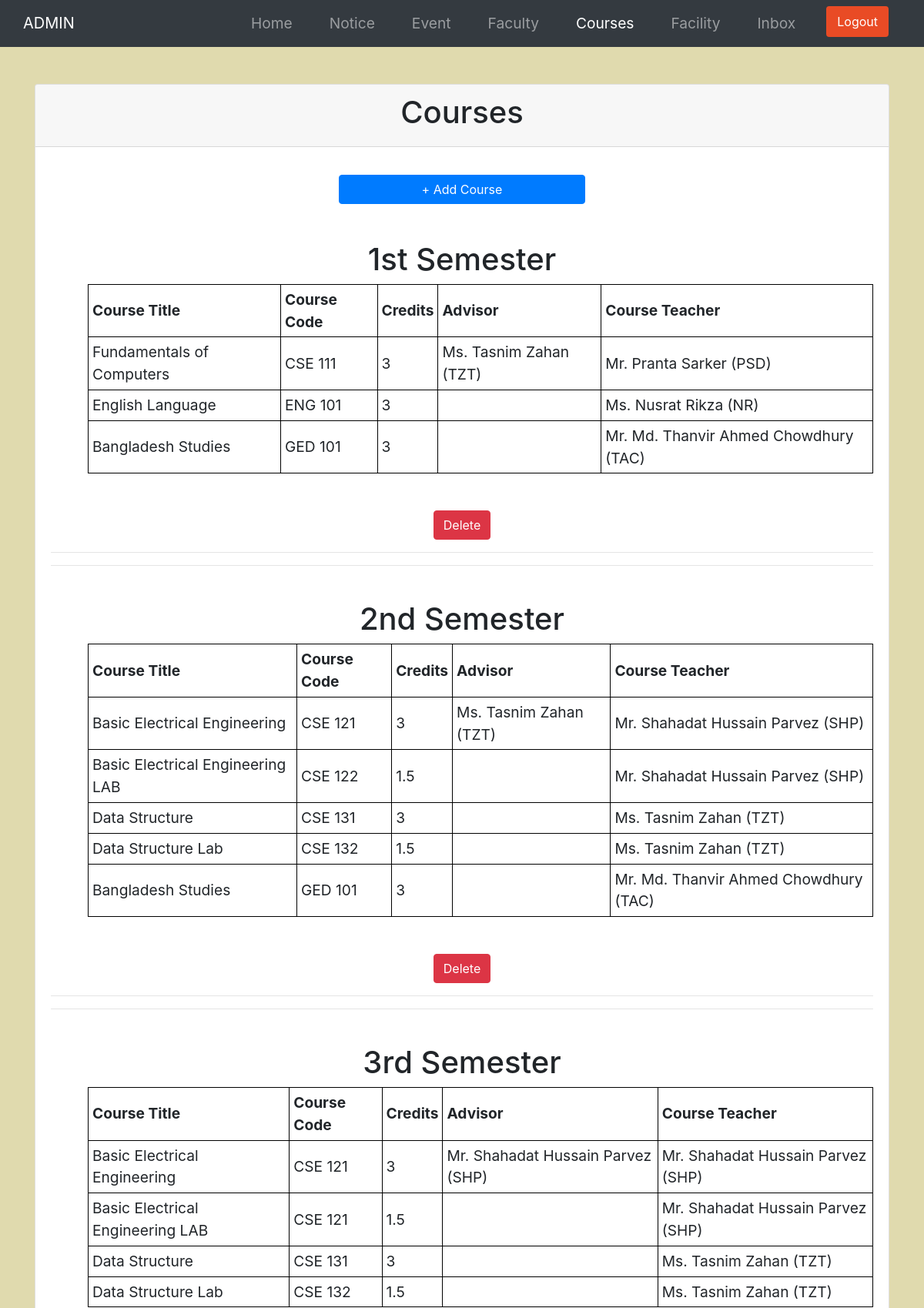
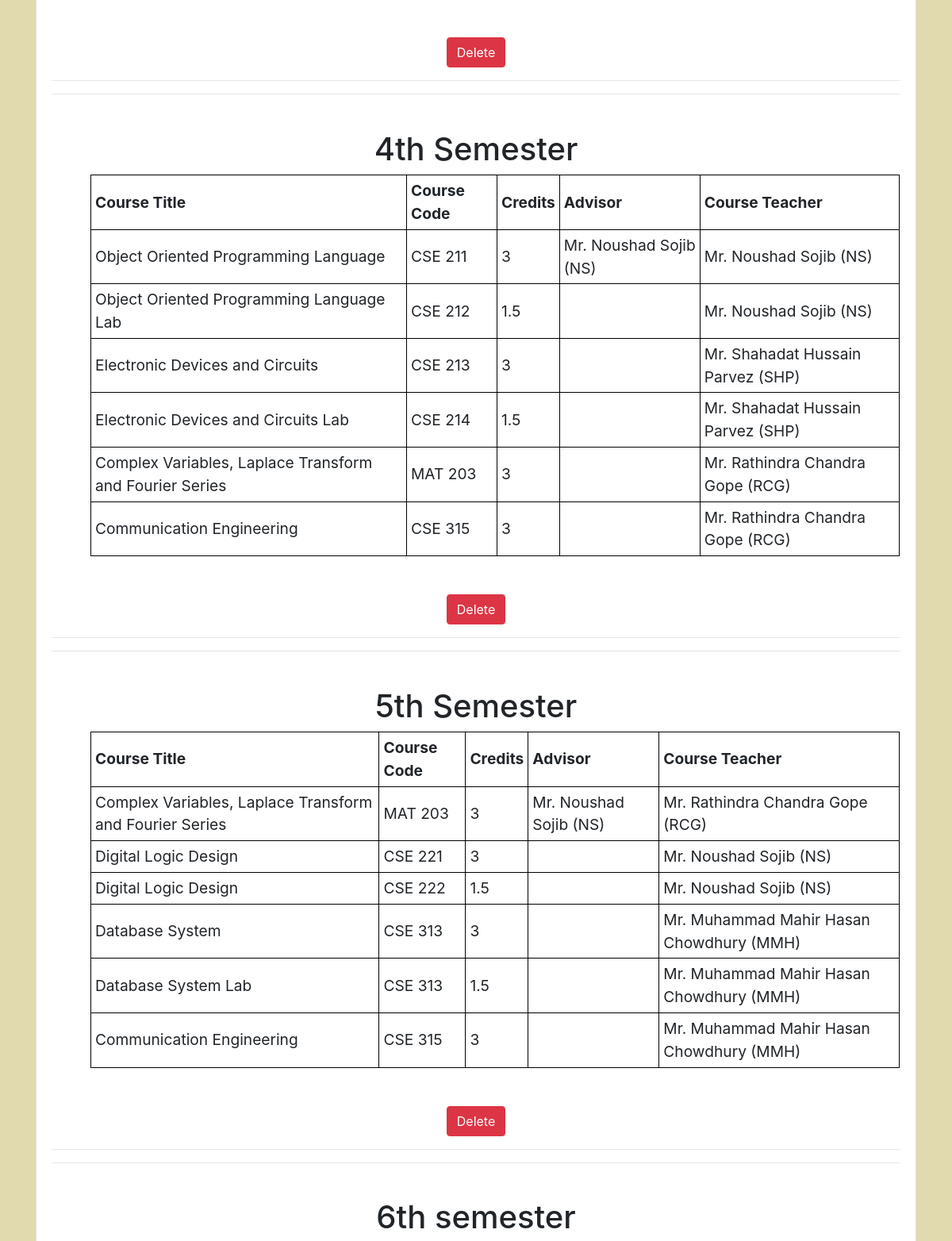
/admin/course.php (signed in, upper part), run on the app's committed database (2 pictures, top to bottom).
### tables this page shows
CREATE TABLE `course` (
  `id` int(11) NOT NULL,
  `name` varchar(255) NOT NULL,
  `course1` varchar(255) NOT NULL,
  `course-code1` varchar(255) NOT NULL,
  `course-title1` varchar(255) NOT NULL,
  `course-credits1` float NOT NULL,
  `course-teacher1` varchar(255) NOT NULL,
  `course-code2` varchar(255) NOT NULL,
  `course-title2` varchar(255) NOT NULL,
  `course-credits2` float NOT NULL,
  `course-teacher2` varchar(255) NOT NULL,
  `course-code3` varchar(255) NOT NULL,
  `course-title3` varchar(255) NOT NULL,
  `course-credits3` float NOT NULL,
  `course-teacher3` varchar(255) NOT NULL,
  `course-code4` varchar(255) NOT NULL,
  `course-title4` varchar(255) NOT NULL,
  `course-credits4` float NOT NULL,
  `course-teacher4` varchar(255) NOT NULL,
  `course-code5` varchar(255) NOT NULL,
  `course-title5` varchar(255) NOT NULL,
  `course-credits5` float NOT NULL,
  `course-teacher5` varchar(255) NOT NULL,
  `course-code6` varchar(255) NOT NULL,
  `course-title6` varchar(255) NOT NULL,
  `course-credits6` float NOT NULL,
  `course-teacher6` varchar(255) NOT NULL,
  `course-code7` varchar(255) NOT NULL,
  `course-title7` varchar(255) NOT NULL,
  `course-credits7` float NOT NULL,
  `course-teacher7` varchar(255) NOT NULL,
  `course-code8` varchar(255) NOT NULL,
  `course-title8` varchar(255) NOT NULL,
  `course-credits8` float NOT NULL,
  `course-teacher8` varchar(255) NOT NULL
);

### admin/course.php (the view, shortened to what this page needs)
<?php
    $conn = mysqli_connect('localhost', 'root', '', 'cse');
    $sql = "SELECT * from course";
     $result = mysqli_query($conn, $sql);
?>
<!DOCTYPE html>
<html lang="en">
<head>
    <link rel="stylesheet" href="https://stackpath.bootstrapcdn.com/bootstrap/4.5.2/css/bootstrap.min.css"
>
        <link rel="stylesheet" href="style.css">
</head>
<body>
<nav class="navbar navbar-dark bg-dark navbar-expand">
    <div class="container">
      <a class="navbar-brand" href="#">ADMIN</a>
    <div>
    <ul class="navbar-nav mr-auto">
            <li class="nav-item px-3"><a href="index.php" class="nav-link">Home</a></li>
            <li class="nav-item px-3"><a href="notice.php" class="nav-link">Notice</a></li>
            <li class="nav-item px-3 "><a href="event.php" class="nav-link">Event</a></li>
            <li class="nav-item px-3"><a href="faculty.php" class="nav-link">Faculty</a></li>
            <li class="nav-item px-3 active"><a href="course.php" class="nav-link">Courses</a></li>
            <li class="nav-item px-3"><a href="facility.php" class="nav-link">Facility</a></li>
            <li class="nav-item px-3"><a href="contacts.php" class="nav-link">Inbox</a></li>
                <li class="nav-item px-3">
                <a href="logout.php" class="btn  text-white">Logout</a>
                </li>
       </ul>
    </div>
    </div>
  </nav>
  <section class="notice">
  <div class="container py-5 ">
        <div class="row">
            <div class="col-md-12">
                <div class="card">
                    <div class="card-header">
                       <h1 class="text-center"> Courses</h1>
                    </div>
                    <div class="card-body">
                    <a href="course-add.php" class="btn btn-primary add mb-5 mt-3">+ Add Course</a>
                            <?php while($row = mysqli_fetch_assoc($result)) { ?>
                                     <div class="row">
                                         <div class="col-lg-12 ">
                                                <table class="ml-5">
                                                    <h1 class="text-center"><?php echo $row['name'] ?></h1>
                                                    <tr>
                                                        <th>Course Title</th>
                                                        <th>Course Code</th>
                                                        <th>Credits</th>
                                                        <th>Advisor</th>
                                                        <th>Course Teacher</th>
                                                    </tr>
                                                    <tr>
                                                        <td><?php echo $row['course-title1'] ?></td>
                                                        <td><?php echo $row['course-code1'] ?></td>
                                                        <td><?php echo $row['course-credits1'] ?></td>
                                                        <td><?php echo $row['course1'] ?></td>
                                                        <td><?php echo $row['course-teacher1'] ?></td>
                                                    </tr>
                                                    <tr>
                                                        <td><?php echo $row['course-title2'] ?></td>
                                                        <td><?php echo $row['course-code2'] ?></td>
                                                        <td><?php echo $row['course-credits2'] ?></td>
                                                        <td></td>
                                                        <td><?php echo $row['course-teacher2'] ?></td>
                                                    </tr>
                                                    <tr>
                                                        <td><?php echo $row['course-title3'] ?></td>
                                                        <td><?php echo $row['course-code3'] ?></td>
                                                        <td><?php echo $row['course-credits3'] ?></td>
                                                        <td></td>
                                                        <td><?php echo $row['course-teacher3'] ?></td>
                                                    </tr>
                                                    <?php if(!empty($row['course-code4'])) : ?>
                                                        <tr>
                                                                <td><?php echo $row['course-title4'] ?></td>
                                                                <td><?php echo $row['course-code4'] ?></td>
                                                                <td><?php echo $row['course-credits4'] ?></td>
                                                                <td></td>
                                                                <td><?php echo $row['course-teacher4'] ?></td>
                                                            </tr>
                                                     <?php endif; ?>
                                                     <?php if(!empty($row['course-code5'])) : ?>
                                                        <tr>
                                                                <td><?php echo $row['course-title5'] ?></td>
                                                                <td><?php echo $row['course-code5'] ?></td>
                                                                <td><?php echo $row['course-credits5'] ?></td>
                                                                <td></td>
                                                                <td><?php echo $row['course-teacher5'] ?></td>
                                                            </tr>
                                                     <?php endif; ?>
                                                     <?php if(!empty($row['course-code6'])) : ?>
                                                        <tr>
                                                                <td><?php echo $row['course-title6'] ?></td>
                                                                <td><?php echo $row['course-code6'] ?></td>
                                                                <td><?php echo $row['course-credits6'] ?></td>
                                                                <td></td>
                                                                <td><?php echo $row['course-teacher6'] ?></td>
                                                            </tr>
                                                     <?php endif; ?>
                                                </table>
                                        </div>
                                        <div class="col-lg-6 offset-3 mt-5 text-center">
                                                <a href="course-delete.php?id=<?php echo $row['id'] ?>" class="btn btn-danger" onclick="return confirm('Are you sure?')"> Delete </a>
                                        </div>
                                     </div>
                                     <hr> <hr>
                                         <br>
                            <?php } ?>
                    </div>
                </div>
            </div>
        </div>
    </div>
  </section>
</body>
</html>

### admin/style.css (style rules this page uses)
.navbar .btn { border: 2px solid #E94B25; background-color: #E94B25; }
.card-body .add { display: block; margin: 0 auto; width: 30%; height: auto; }
.notice, .edit { background-color: #E0DAAE; min-height: 100vh; }
body { font-size: 120%; background: #F8F8FF; }

### admin/course.php (style rules this page uses)
table, th, td { border: 1px solid black; border-collapse: collapse; }
th, td { padding: 5px; text-align: left; }

### data on the page
course: name "1st Semester", value "Fundamentals of Computers", value "CSE 111", value "3", course1 "Ms. Tasnim Zahan (TZT)", value "Mr. Pranta Sarker (PSD)", value "English Language", value "ENG 101", value "Ms. Nusrat Rikza (NR)", value "Bangladesh Studies", value "GED 101", value "Mr. Md. Thanvir Ahmed Chowdhury (TAC)"
course: name "2nd Semester", value "Basic Electrical Engineering", value "CSE 121", value "3", course1 "Ms. Tasnim Zahan (TZT)", value "Mr. Shahadat Hussain Parvez (SHP)", value "Basic Electrical Engineering LAB", value "CSE 122", value "1.5", value "Data Structure", value "CSE 131", value "Ms. Tasnim Zahan (TZT)", value "Data Structure Lab", value "CSE 132", value "Bangladesh Studies", value "GED 101", value "Mr. Md. Thanvir Ahmed Chowdhury (TAC)"
course: name "3rd Semester", value "Basic Electrical Engineering", value "CSE 121", value "3", course1 "Mr. Shahadat Hussain Parvez (SHP)", value "Mr. Shahadat Hussain Parvez (SHP)", value "Basic Electrical Engineering LAB", value "1.5", value "Data Structure", value "CSE 131", value "Ms. Tasnim Zahan (TZT)", value "Data Structure Lab", value "CSE 132"
course: name "4th Semester", value "Object Oriented Programming Language", value "CSE 211", value "3", course1 "Mr. Noushad Sojib (NS)", value "Mr. Noushad Sojib (NS)", value "Object Oriented Programming Language Lab", value "CSE 212", value "1.5", value "Electronic Devices and Circuits", value "CSE 213", value "Mr. Shahadat Hussain Parvez (SHP)", value "Electronic Devices and Circuits Lab", value "CSE 214", value "Complex Variables, Laplace Transform and Fourier Series", value "MAT 203", value "Mr. Rathindra Chandra Gope (RCG)", value "Communication Engineering", value "CSE 315"
course: name "5th Semester", value "Complex Variables, Laplace Transform and Fourier Series", value "MAT 203", value "3", course1 "Mr. Noushad Sojib (NS)", value "Mr. Rathindra Chandra Gope (RCG)", value "Digital Logic Design", value "CSE 221", value "Mr. Noushad Sojib (NS)", value "CSE 222", value "1.5", value "Database System", value "CSE 313", value "Mr. Muhammad Mahir Hasan Chowdhury (MMH)", value "Database System Lab", value "Communication Engineering", value "CSE 315"
course: name "6th semester"
